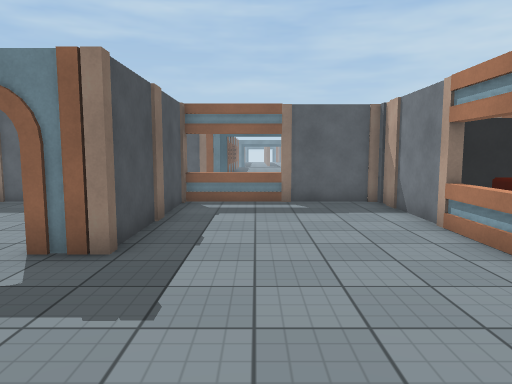
[1] (above)

24 first-person views from a walk through a 3-D level made in the Unity game engine. The camera is 1.5 m above the floor, tilts 6° down and sees 70° across. The floor is counted in squares, 1 m on a side. Each view is taken from the middle of a square. On the plan, view 1 faces up. The plan holds only what a view shows up to about 16 squares ahead; the rest is blank. The place goes on beyond the plan. The player character is not drawn. Some animated figures are not drawn. Door leaves are left out, so doorways stand open. Surface patterns are stand-ins for the level's own textures.

[2]
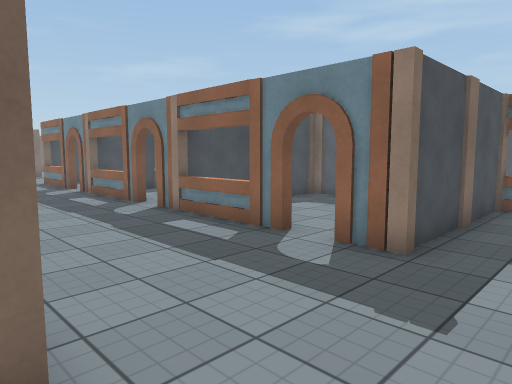

[3]
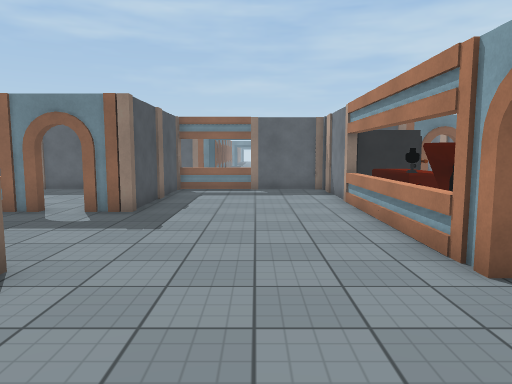

[4]
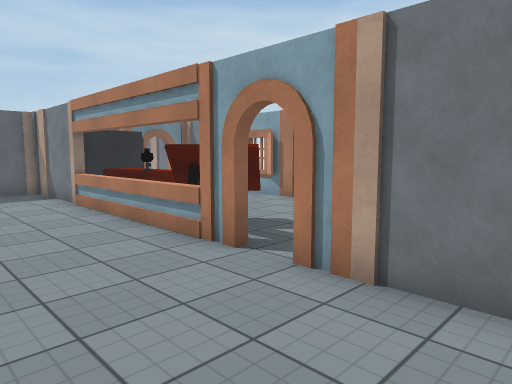

[5]
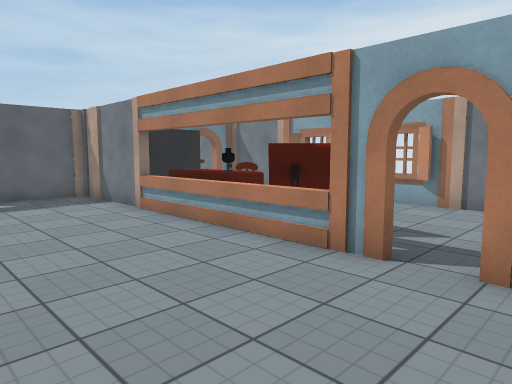

[6]
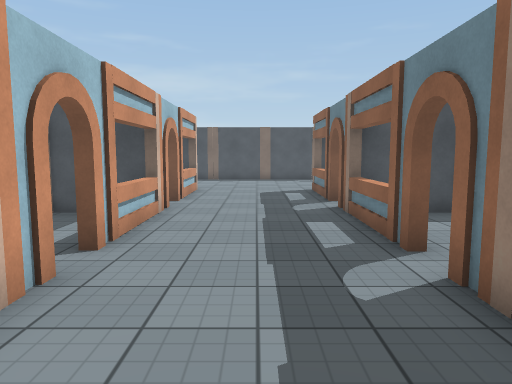

[7]
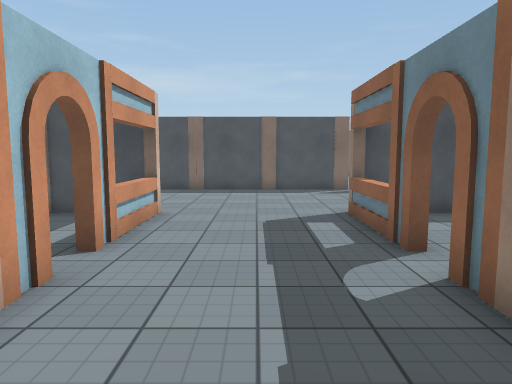

[8]
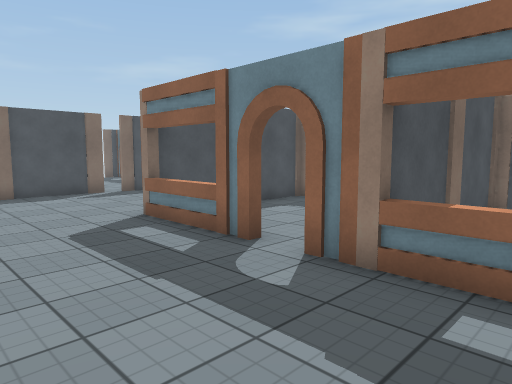

[9]
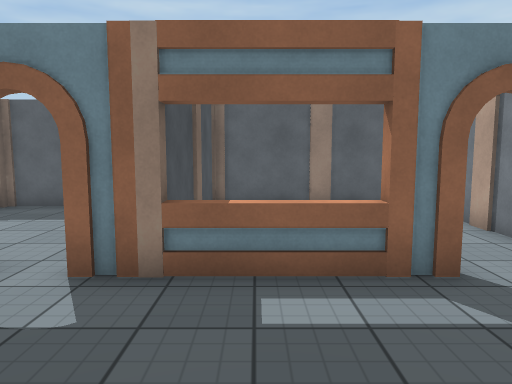

[10]
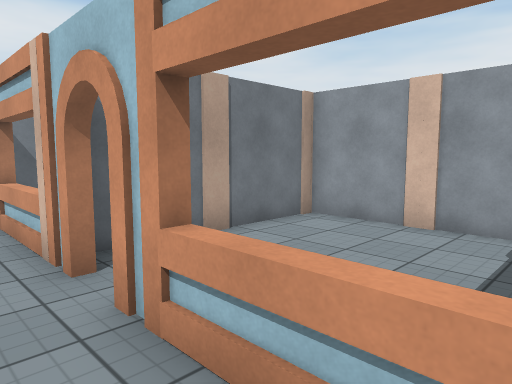

[11]
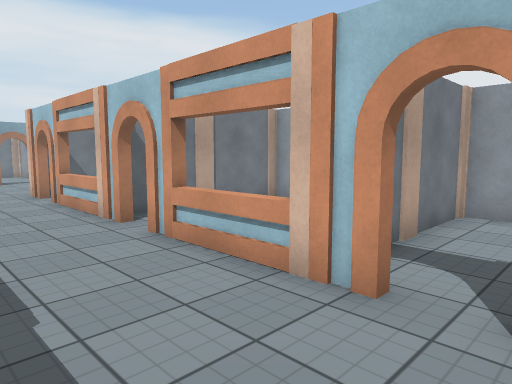

[12]
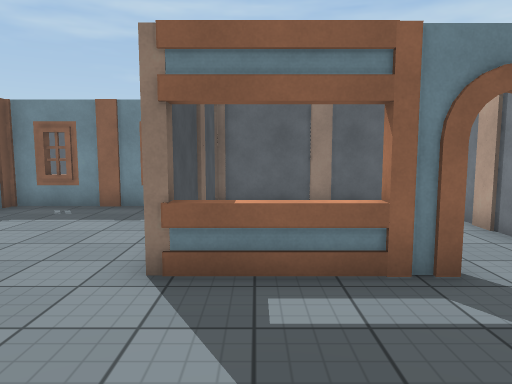

[13]
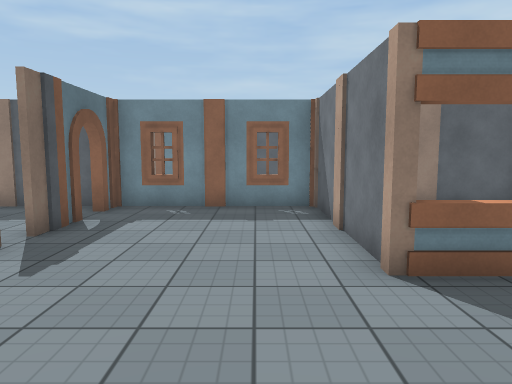

[14]
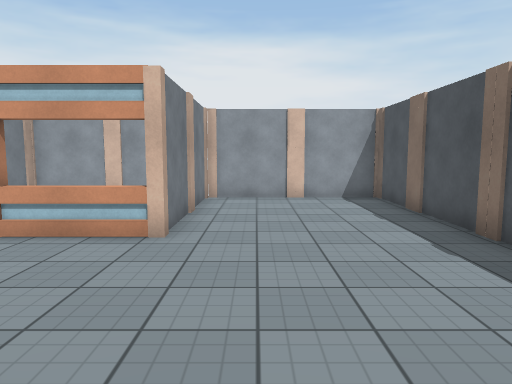

[15]
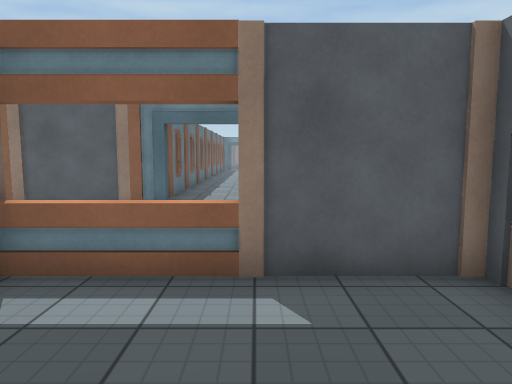

[16]
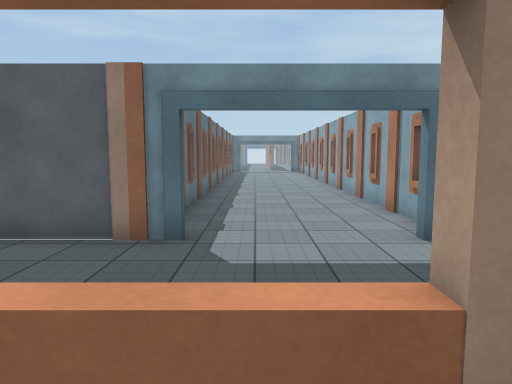

[17]
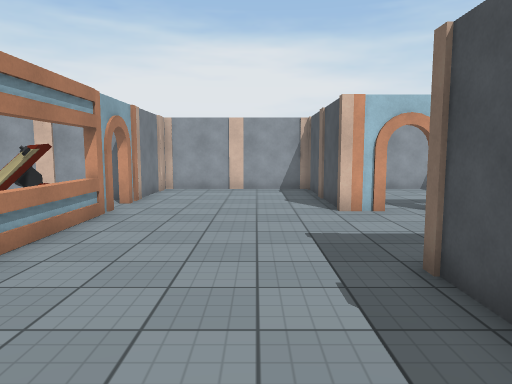

[18]
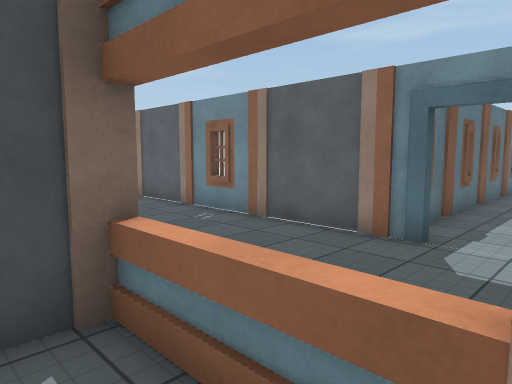

[19]
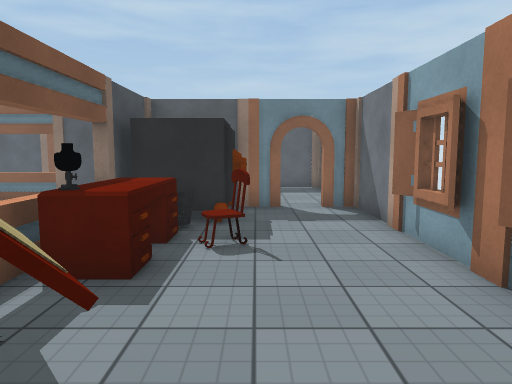

[20]
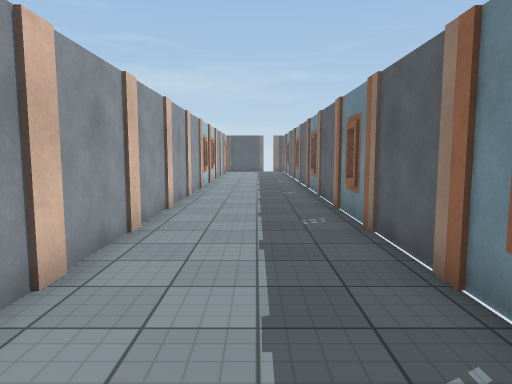

[21]
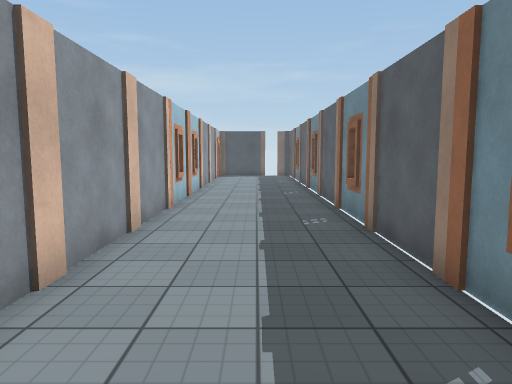

[22]
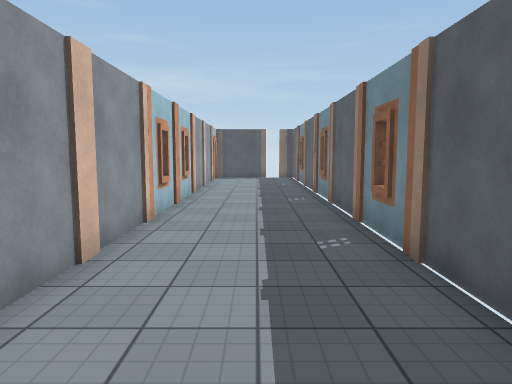

[23]
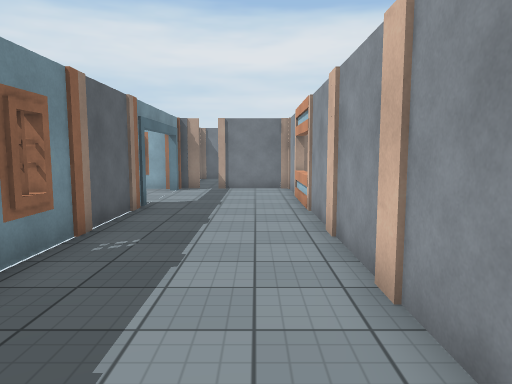

[24]
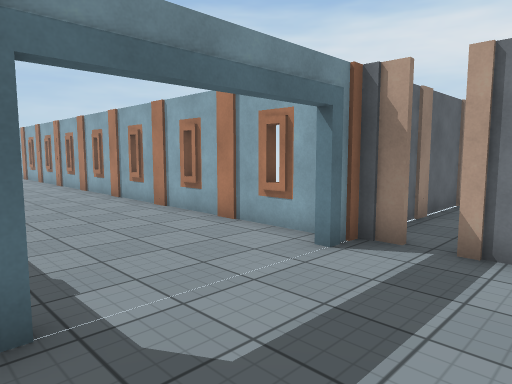

### Floor plan
Key: @ floor where view 1 was taken; # wall or solid block; . floor; D open door; = window, fence, low wall or low ledge; T table; C chair; B bin; O other object.
Columns run from 26 left of view 1 to 10 right of it. Each row starts with its distance up from view 1.
 26                         #.....#
 25                         #.....#
 24                         #.....#
 23                         #.....#
 22                         #.....#
 21                         #.....#
 20                         #.....#
 19                         #.....#
 18                         #.....#
 17 #########################.....#######
 16 ............##....##.........##.....#
 15 ................................. ..
 14 ..............................#   ..
 13 ..............................#   ..
 12 ..............................#   ..
 11 #########################.=####   ..
 10 D.....#..   #     #..   #.....# O#DD#
  9 #.....#...  #     #...  #.....# OO..#
  8 #.....#... .#    .#...  #.....#OO...#
  7 #.....#.....#.. ..#.... #.....#B....#
  6 #.....#....D#....D#....D#.....#O.C..#
  5 #.......=#.##.=#.##.=#.##.....#O....#
  4 #.............................#O....#
  3 #.............................#T....#
  2 #.............................#TT...#
  1 #.............................#.....#
  0 #.....#==#.D#==#.D#==#.D#.@...D.....#
 -1 #.....#.....#...  #  .. #.....D.
 -2 #.....#.  ..#.... #  .. #.....#####
 -3 #.....#   ..#.....# ..  #.....#
 -4 #.....#   ..#.....# ..  #.....#
 -5 #.....#    .#.....#..   #.....#
 -6 #####################   #######

Positions as (right, up) in squares from view 1, and headings:
1: (0, 0), facing up
2: (0, 0), facing up-left
3: (1, -4), facing up
4: (0, -4), facing up-right
5: (-1, -2), facing up-right
6: (-5, 3), facing left
7: (-11, 3), facing left
8: (-12, 1), facing up-left
9: (-13, 1), facing up
10: (-14, 2), facing down-right
11: (-17, 4), facing down-right
12: (-19, 1), facing up
13: (-22, 1), facing up
14: (-22, 7), facing down
15: (1, 7), facing up
16: (0, 10), facing up
17: (0, 10), facing down
18: (1, 10), facing up-left
19: (7, 0), facing up
20: (-4, 14), facing left
21: (-10, 14), facing left
22: (-12, 14), facing left
23: (-12, 13), facing right
24: (-2, 13), facing up-right
